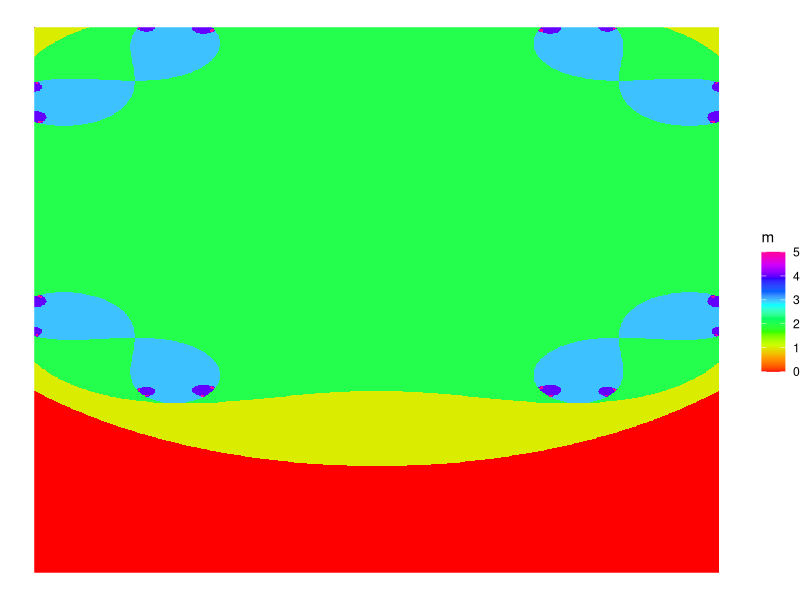

The R script that drew this image:

# criar uma imagem de um fractal de Mandelbrot
library(ggplot2)

# definir a resolução da imagem
resolucao <- 1000

# criar uma matriz de coordenadas complexas
x <- seq(-2, 1, length.out = resolucao)
y <- seq(-1, 1, length.out = resolucao)
z <- outer(x, y, FUN = function(x, y) complex(real = x, imaginary = y))

# criar uma matriz para armazenar o número de iterações
m <- matrix(0, resolucao, resolucao)

# iterar sobre as coordenadas complexas
for (i in 1:100) {
  z <- z^2 + m
  m <- m + (abs(z) < 2)
}

# criar um data frame com as coordenadas e o número de iterações
df <- data.frame(x = rep(x, each = resolucao),
                 y = rep(y, times = resolucao),
                 m = as.vector(m))

# criar o gráfico
ggplot(df, aes(x = x, y = y, fill = m)) +
  geom_raster() +
  scale_fill_gradientn(colours = rainbow(10)) +
  theme_void()
